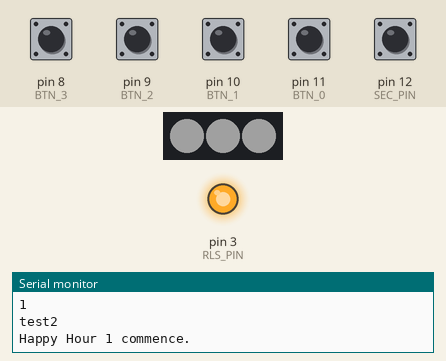
This sketch was run on a simulated Arduino Uno, built with avr-gcc and run on an emulated ATmega328P. On the bench: 3 RGB LEDs in strip order, left to right, output pins drawn as LEDs (lit = HIGH), the last lines printed to the serial monitor. Inputs (shaded band) come from the test bench; at power-on: pin 8 (BTN_3), pin 9 (BTN_2), pin 10 (BTN_1), pin 11 (BTN_0), pin 12 (SEC_PIN) HIGH. Dim RGB values are drawn brighter than linear; WiFi joins after 1.5 s; servers stay silent unless stated.

Above: at 1.2 s.
1.3 s: pin 12 (SEC_PIN) pulled LOW for 0.15 s
At 1.41 s:
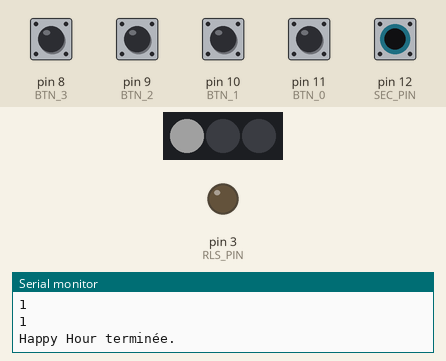
2.9 s: pin 10 (BTN_1) pulled LOW for 1 s
At 4.3 s:
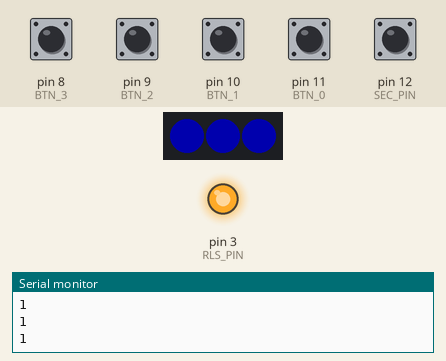
5.9 s: pin 8 (BTN_3) pulled LOW for 0.15 s
At 6.04 s:
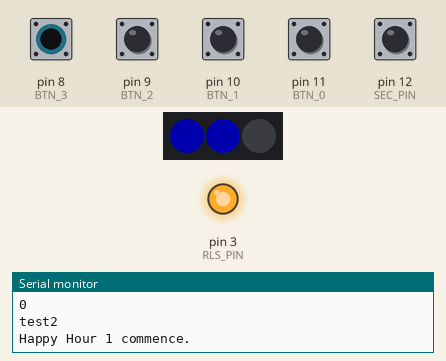
7.6 s: pin 12 (SEC_PIN) pulled LOW for 1 s
At 8.1 s:
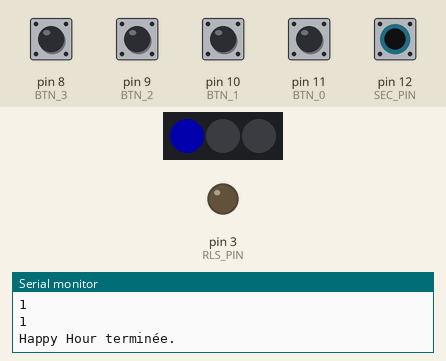
10.2 s: pin 9 (BTN_2) pulled LOW for 0.15 s
At 10.33 s:
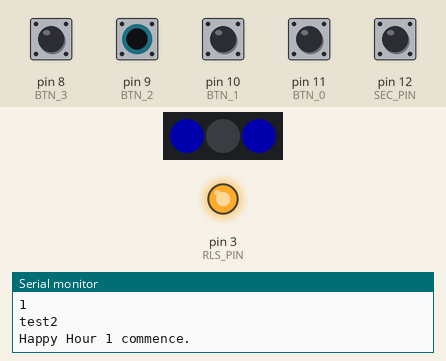
11.8 s: pin 10 (BTN_1) pulled LOW for 0.15 s
At 12.5 s:
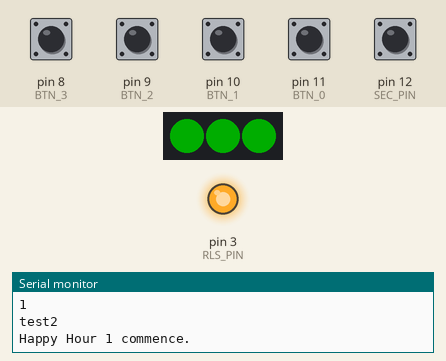
Timing chart, 0 to 14.4 s (numbered marks = the images above; inputs shaded):
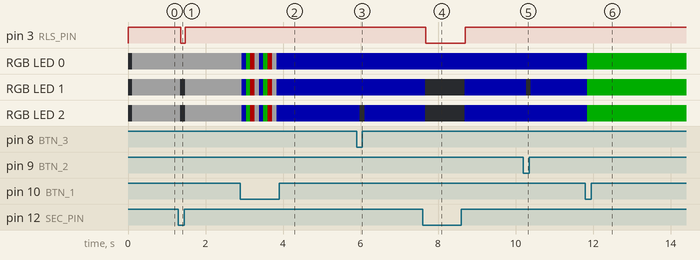

Measured:
- after the input at 1.3 s, pin 3 (RLS_PIN): HIGH → LOW after 0.06 s, → HIGH 0.11 s later; RGB LED 1, RGB LED 2: RGB(33, 33, 33) → off after 0.05 s, → RGB(33, 33, 33) 0.13 s later
- after the input at 2.9 s, RGB LED 0–2: RGB(33, 33, 33) → RGB(0, 0, 50) at once, → RGB(0, 50, 0) 0.13 s later, → RGB(50, 0, 0) 0.10 s later, → RGB(33, 33, 33) 0.11 s later, … (9 changes in this stretch)
- after the input at 5.9 s, RGB LED 2: RGB(0, 0, 50) → off after 0.08 s, → RGB(0, 0, 50) 0.13 s later
- after the input at 7.6 s, pin 3 (RLS_PIN): HIGH → LOW after 0.09 s, → HIGH 1.0 s later; RGB LED 1, RGB LED 2: RGB(0, 0, 50) → off after 0.08 s, → RGB(0, 0, 50) 1.0 s later
- after the input at 10.2 s, RGB LED 1: RGB(0, 0, 50) → off after 0.07 s, → RGB(0, 0, 50) 0.13 s later
- after the input at 11.8 s, RGB LED 0–2: RGB(0, 0, 50) → RGB(0, 50, 0) after 0.06 s

The sketch:

sectionneur.20.09.11.ino
```cpp
// === Sectionneur ===

//-----Variables-----
static byte R = 50;
static byte G = 35;
static byte B = 0;

static byte mode = 0;
#define modeMax 3


//-----UDP-----
#include <SPI.h>
#include <Ethernet.h>
#include <EthernetUdp.h>

IPAddress section(192, 168, 1, 40);
IPAddress machine1(192, 168, 1, 41);
IPAddress machine2(192, 168, 1, 42);
IPAddress medialon(255, 255, 255, 255);

byte mac[] = { 0x2C, 0xF7, 0xF1, 0x08, 0x24, 0x81 }; //section
//byte mac[] = { 0x2C, 0xF7, 0xF1, 0x08, 0x17, 0xE3 }; //machine1
//byte mac[] = { 0x2C, 0xF7, 0xF1, 0x08, 0x24, 0x71 }; //machine2

uint16_t localPort = 5001;
uint16_t mediaPort = 8888;

EthernetUDP Udp;

char message[UDP_TX_PACKET_MAX_SIZE];


//-----Leds-----
#include <Adafruit_NeoPixel.h>

#define PIN 13
#define NUM 3

Adafruit_NeoPixel LED = Adafruit_NeoPixel(NUM, PIN, NEO_GRB + NEO_KHZ800);

//-----Sectionneur-----
#define SEC_PIN 12
#define RLS_PIN 3


//-----Boutons-----
#define BTN_0 11
#define BTN_1 10
#define BTN_2 9
#define BTN_3 8
```

0_setup.ino
```cpp
void setup() {
  Serial.begin(9600);

  pinMode(SEC_PIN, INPUT_PULLUP);
  pinMode(RLS_PIN, OUTPUT);

  //-----UDP-----
  Ethernet.begin(mac, section);
  Udp.begin(localPort);


  //-----Leds-----
  LED.begin();


  //-----Boutons-----
  pinMode(BTN_0, INPUT_PULLUP);
  pinMode(BTN_1, INPUT_PULLUP);
  pinMode(BTN_2, INPUT_PULLUP);
  pinMode(BTN_3, INPUT_PULLUP);

  Serial.println("Arduino pret.");
}
```

1_loop.ino
```cpp
void loop() {

  byte sec = digitalRead(SEC_PIN);

  byte btn0 = digitalRead(BTN_0);
  byte btn1 = digitalRead(BTN_1);
  byte btn2 = digitalRead(BTN_2);
  byte btn3 = digitalRead(BTN_3);

  LED.setPixelColor(0, R, G, B);
  LED.setPixelColor(1, R, G, B);
  LED.setPixelColor(2, R, G, B);

  Serial.println(sec);

  Serial.println(btn0);
  Serial.println(btn1);
  Serial.println(btn2);
  Serial.println(btn3);

  static bool ackhappyhour0 = false;
  static bool ackhappyhour1 = false;
  static bool ackhappyhour2 = false;
  static bool ackhappyhour3 = false;

  // ------------ Ecoute :
  int packetSize = Udp.parsePacket();

  if(packetSize) {
    Udp.read(message, UDP_TX_PACKET_MAX_SIZE);

    Serial.print("Message recu : ");
    Serial.println(message);

    if(strcmp(message, "ackhappyhour0") == 0) { ackhappyhour0 = true; }
    if(strcmp(message, "ackhappyhour1") == 0) { ackhappyhour1 = true; }
    if(strcmp(message, "ackhappyhour2") == 0) { ackhappyhour2 = true; }
    if(strcmp(message, "ackhappyhour3") == 0) { ackhappyhour3 = true; }

    Udp.beginPacket(Udp.remoteIP(), Udp.remotePort());
    Udp.write("acknowledge");
    Udp.endPacket();

    memset(message, 0, UDP_TX_PACKET_MAX_SIZE);
  }


  // ------------ Envoie :
  if(sec == 0 && ackhappyhour0 == false) {
    Udp.beginPacket(medialon, mediaPort);
    Udp.write("happyHour0");
    Udp.endPacket();

    Udp.beginPacket(machine1, localPort);
    Udp.write("happyHour0");
    Udp.endPacket();

    Udp.beginPacket(machine2, localPort);
    Udp.write("happyHour0");
    Udp.endPacket();

    Serial.println("Happy Hour terminée.");

    ackhappyhour1 = false;
    ackhappyhour2 = false;
    ackhappyhour3 = false;

    digitalWrite(RLS_PIN, LOW);

    delay(100);
  }
      Serial.println("test2");
  if(sec == 1 && ackhappyhour1 == false) {
    Udp.beginPacket(medialon, mediaPort);
    Udp.write("happyHour1");
    Udp.endPacket();

    Udp.beginPacket(machine1, localPort);
    Udp.write("happyHour1");
    Udp.endPacket();

    Udp.beginPacket(machine2, localPort);
    Udp.write("happyHour1");
    Udp.endPacket();

    Serial.println("Happy Hour 1 commence.");

    ackhappyhour0 = false;

    digitalWrite(RLS_PIN, HIGH);

    delay(100);
  }

  //---Fonctions---
  selection();
  boutons();


  LED.show();
  delay(10);
}
```

2_fonctions.ino
```cpp
void selection(){
  byte btn0 = digitalRead(BTN_0);
  byte btn1 = digitalRead(BTN_1);

  byte sec = digitalRead(SEC_PIN);

  //---
  if(btn0 == 1 && sec == 1){
    if(mode > 0){mode--;}
    else{mode = modeMax;}
    Serial.println(btn0);
  }

  if(btn1 == 1 && sec == 1){
    if(mode < modeMax){mode++;}
    else{mode = 0;}
    Serial.println(btn1);
  }

  if(mode == 0){R = 33; G = 33; B = 33;}
  else if(mode == 1){R = 50; G = 0; B = 0;}
  else if(mode == 2){R = 0; G = 50; B = 0;}
  else if(mode == 3){R = 0; G = 0; B = 50;}

  LED.setPixelColor(0,  R, G, B);
}

void boutons(){

  byte btn2 = digitalRead(BTN_2);
  byte btn3 = digitalRead(BTN_3);

  byte sec = digitalRead(SEC_PIN);

  if(btn2 == 1 && sec == 1){
    LED.setPixelColor(1,  R, G, B);

    Serial.println(btn2);

    //Udp.beginPacket(medialon, mediaPort);
    //if(mode == 0){Udp.write("audio0");}
    //if(mode == 1){Udp.write("audio2");}
    //if(mode == 2){Udp.write("audio4");}
    //if(mode == 3){Udp.write("audio6");}
    //Udp.endPacket();
  }
  else{
    LED.setPixelColor(1, 0);
  }

  if(btn3 == 1 && sec == 1){
    LED.setPixelColor(2, R, G, B);

    Serial.println(btn3);

    //Udp.beginPacket(medialon, mediaPort);
    //if(mode == 0){Udp.write("audio1");}
    //if(mode == 1){Udp.write("audio3");}
    //if(mode == 2){Udp.write("audio5");}
    //if(mode == 3){Udp.write("audio7");}
    //Udp.endPacket();
  }
  else{
    LED.setPixelColor(2, 0);
  }
}
```
